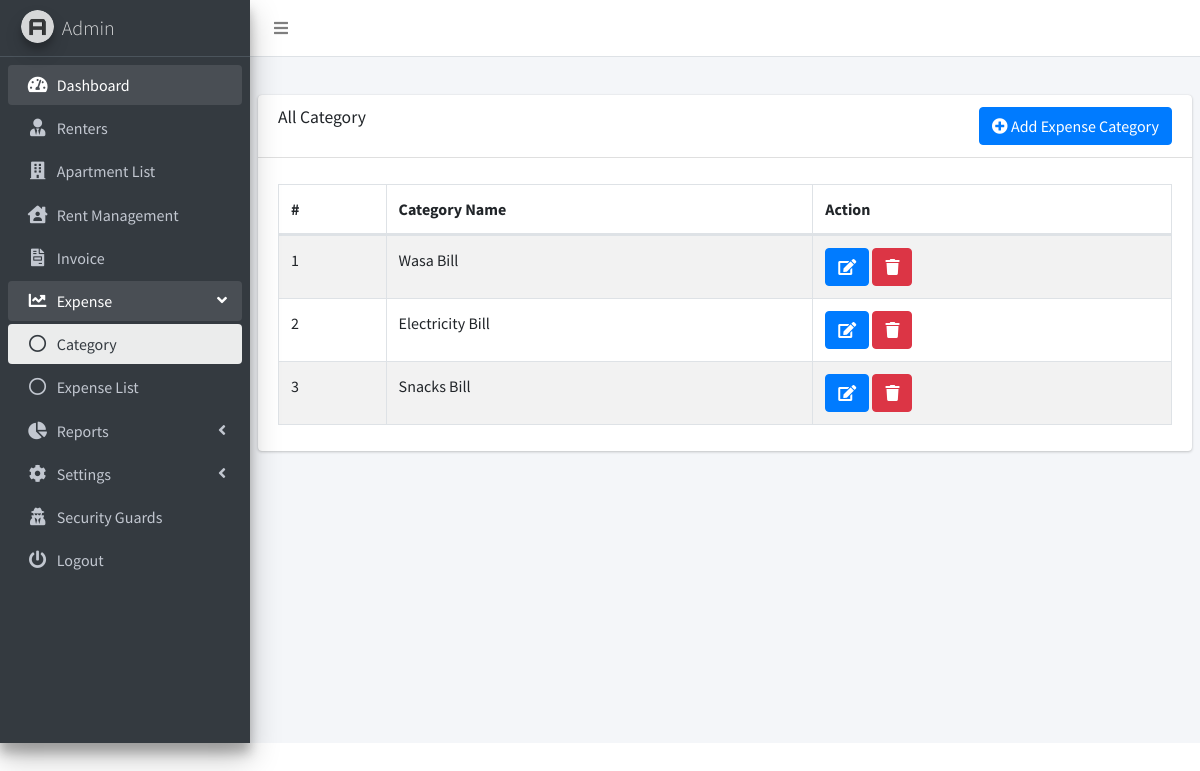
/expense_category.php (signed in), run on the app's committed database.
### tables this page shows
CREATE TABLE `expense_category` (
  `category_id` int(11) NOT NULL,
  `category_name` varchar(255) NOT NULL
);

### expense_category.php (the view, shortened to what this page needs)
<!DOCTYPE html>
<html lang="en">
<head>
    <link rel="stylesheet" href="dist/css/preloader.css">
    <link rel="stylesheet" href="plugins/fontawesome-free/css/all.min.css">
    <link rel="stylesheet" href="https://code.ionicframework.com/ionicons/2.0.1/css/ionicons.min.css">
    <link rel="stylesheet" href="plugins/datatables-bs4/css/dataTables.bootstrap4.min.css">
    <link rel="stylesheet" href="plugins/datatables-responsive/css/responsive.bootstrap4.min.css">
    <link rel="stylesheet" href="dist/css/buttons.dataTables.min.css">
    <link rel="stylesheet" href="dist/css/adminlte.min.css">
</head>
<body class="hold-transition sidebar-mini">
<div class="wrapper">
    <nav class="main-header navbar navbar-expand navbar-white navbar-light">
        <ul class="navbar-nav">
            <li class="nav-item">
                <a class="nav-link" data-widget="pushmenu" href="#" role="button"><i class="fas fa-bars"></i></a>
            </li>
        </ul>
    </nav>
    <aside class="main-sidebar sidebar-dark-primary elevation-4">
        <a href="#" class="brand-link">
            <img src="dist/img/AdminLTELogo.png"
                 alt="AdminLTE Logo"
                 class="brand-image img-circle elevation-3"
                 style="opacity: .8">
            <span class="brand-text font-weight-light">Admin</span>
        </a>
        <?php include 'sidebar.php'?>
    </aside>
    <div class="content-wrapper">
        <section class="content-header">
        </section>
        <section class="content">
            <div class="row">
                <div class="col-12">
                    <div class="card">
                        <div class="card-header">
                            <button type="button" onclick="location.href = 'add_category.php';"
                                    class="btn btn-primary float-right"><i class='fas fa-plus-circle'></i> Add Expense
                                Category
                            </button>
                            <h3 class="card-title">All Category</h3>
                        </div>
                        <div class="card-body">
                            <table id="example1" class="table table-bordered table-striped">
                                <thead>
                                <tr>
                                    <th>#</th>
                                    <th>Category Name</th>
                                    <?php
                                    $user_type = $_SESSION['user_type'];
                                    if ($user_type == 'admin') {
                                        ?>
                                        <th>Action</th>
                                        <?php
                                    }
                                    ?>
                                </tr>
                                </thead>
                                <tbody>
                                <?php
                                include('db_connect.php');
                                $sql = "SELECT * FROM expense_category ORDER BY category_id DESC";
                                $result = mysqli_query($con, $sql);
                                $i = 1;
                                while ($row = mysqli_fetch_array($result)) {
                                    echo "<tr>";
                                    echo "<td>" . $i . "</td>";
                                    echo "<td>" . $row['category_name'] . "</td>";
                                    if ($user_type == 'admin') {
                                        echo "<td><a class='btn btn-primary'  href=\"edit_category.php?id=" . $row['category_id'] . "\" ><i class='fas fa-edit'></i></a>  ";
                                        echo "<a class='confirmation btn btn-danger'  href=\"delete_category.php?id=" . $row['category_id'] . "\" ><i class='fas fa-trash'></i></a></td>";
                                    }
                                    $i++;
                                    echo "</tr> ";
                                }
                                echo " </tbody>";
                                echo " </table>";
                                ?>
                        </div>
                    </div>
                </div>
            </div>
        </section>
    </div>
</div>
</body>
</html>

### data on the page
expense_category: category_name "Wasa Bill"
expense_category: category_name "Electricity Bill"
expense_category: category_name "Snacks Bill"
